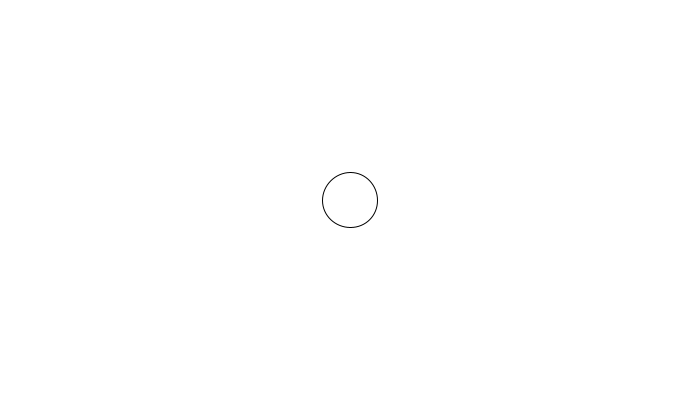
Frame 1 (no input)
Frame 60 (the mouse pressed at the canvas centre just before this capture): blank canvas, image omitted
Frame 120 (the mouse held since frame 60 and released just before this capture): blank canvas, image omitted

The Processing sketch that drew this single still picture (run headless with seeded random() and noise(); from frame 60 on, the mouse is pressed at the canvas centre):

// Processing sketch: processing_37724
// ── processing_37724.pde

float ballX = 350;
float ballY = 200;
int speed = 0;
int g = 1;


void setup (){
 size(700,400); 
}

void draw(){
  
  background(255);
  
  ellipse(ballX, ballY, 55, 55);
  ballY += speed;
  
  if (ballY < height-27){
    speed += g;
  }
  
  
}
